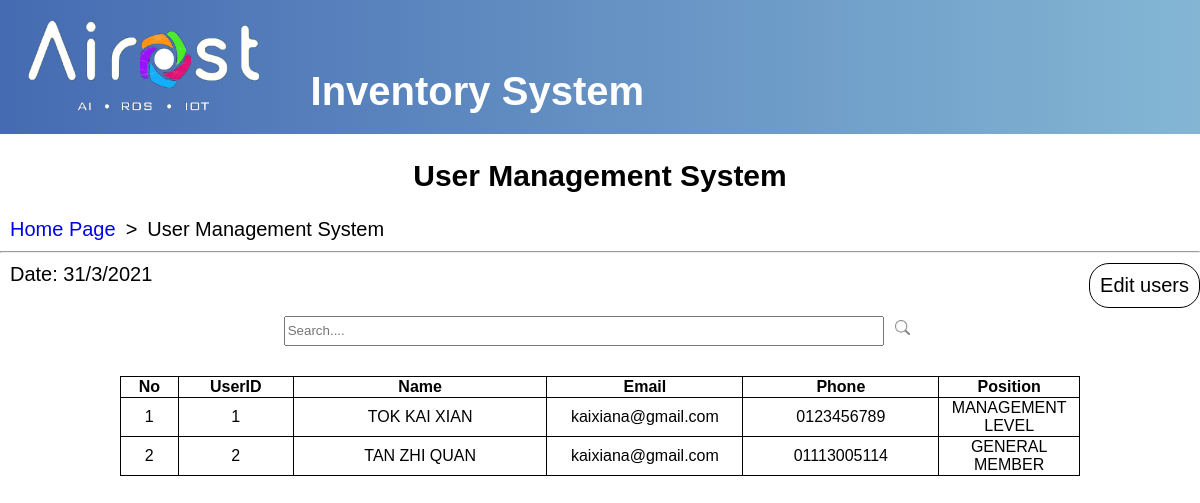
Before: /php/manage_user.php with the older database file.
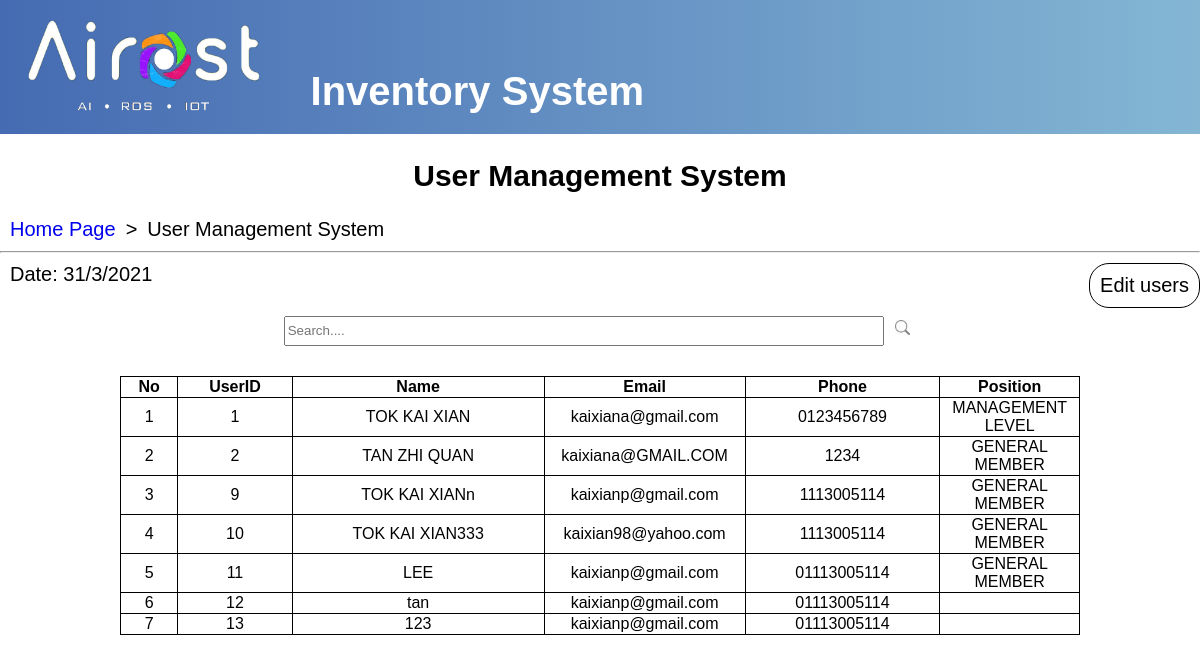
After: the same page with the newer database file.
### tables this page shows
CREATE TABLE `user` (
  `UserID` int(20) NOT NULL,
  `Name` varchar(255) NOT NULL,
  `Password` varchar(255) NOT NULL,
  `Email` varchar(50) NOT NULL,
  `Phone` varchar(20) NOT NULL,
  `Position` varchar(20) NOT NULL,
  PRIMARY KEY (`UserID`)
);

### php/manage_user.php (the view, shortened to what this page needs)
<?php
require_once('dbconfig.php');
$sql='SELECT * FROM `user`';
$result=mysqli_query($db_connection,$sql);
$counter=1;
?>
<head>
<link id="pagestyle" rel="stylesheet" type="text/css" href="../css/style4.css"/>
</head>
<body>
  <div class="header">
  <img src="../img/logo.png">
  <h1>Inventory System</h1>
  </div>
  <div class="header2">
  <div class="refLink">
    <h2>User Management System</h2>
    <a href="./homepage.php">Home Page</a><p>></p><p>User Management System</p>
  </div>
  </div>
  <hr>
  <div class="header3">
    <p id="dat"></p>
    <a href="edit_user.php" class="managepage">Edit users</a>
  </div>
  <div class="header4">
    <input type="text" id="search" onkeyup="search_function()" class="searching" placeholder="Search....">
    <button onclick=""><img src="../img/searching_icon.jpg"></button>
  </div>
  <div class="table">
    <form name="UserList">
      <table id="User_table">
        <tr>
          <th style="width:5%;">No</th>
          <th style="width:10%;">UserID</th>
          <th style="width:22%;">Name</th>
          <th style="width:17%;">Email</th>
          <th style="width:17%;">Phone</th>
          <th style="width:12%;">Position</th>
        </tr>
        <?php while($row=mysqli_fetch_assoc($result)){?>
        <tr>
        <td><?php echo $counter++;?></td>
        <td><?php echo $row['UserID'];?></td>
        <td><?php echo $row['Name'];?></td>
        <td><?php echo $row['Email'];?></td>
        <td><?php echo $row['Phone'];?></td>
        <td><?php echo $row['Position'];?></td>
        </tr>
        <?php } ?>
      </table>
    </form>
  </div>
</body>

### css/style4.css (style rules this page uses)
body { margin: 0; font-family: sans-serif; font-size: 20px; }
.header { background-image: linear-gradient(to right,rgba(69, 107, 178, 1.0), rgba(101, 164, 201, 0.8)); width: 100%; }
.header img { width: 300px; height: 125px; }
.header h1 { position:relative; display:inline; bottom: 20px; left: 5px; color: white; }
.header2 h2 { text-align:center; }
.header2 a, p { padding-left: 10px; display: inline; text-decoration: none; }
.header3 { margin-bottom:30px; }
.managepage { padding:10px; float:right; border:solid 1px black; border-radius:20px; text-decoration:none; color:black; }
.header4 { text-align:center; margin-bottom:30px; }
.header4 input { height:30px; width:50%; }
.header4 button { border:none; background-color:white; }
.header4 img { height:15px; width:15px; }
table,th,td { border:solid 1px black; border-collapse:collapse; text-align:center; }
table { width:80%; margin:auto; margin-bottom:70px; }
.table { margin-bottom:200px; }

Changed rows visible on the page:
changed user "TAN ZHI QUAN": Email "kaixiana@gmail.com" → "kaixiana@GMAIL.COM"; Phone "01113005114" → "1234"
added user: UserID "9", Name "TOK KAI XIANn", Email "kaixianp@gmail.com", Phone "1113005114", Position "GENERAL MEMBER"
added user: UserID "10", Name "TOK KAI XIAN333", Email "kaixian98@yahoo.com", Phone "1113005114", Position "GENERAL MEMBER"
added user: UserID "11", Name "LEE", Email "kaixianp@gmail.com", Phone "01113005114", Position "GENERAL MEMBER"
added user: UserID "12", Name "tan", Email "kaixianp@gmail.com", Phone "01113005114"
added user: UserID "13", Name "123", Email "kaixianp@gmail.com", Phone "01113005114"
